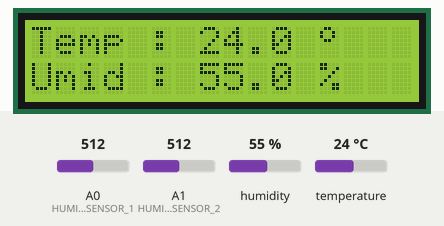
The sketch below on a simulated Arduino Uno, built with avr-gcc and run on an emulated ATmega328P. Parts: 16×2 character LCD. The test bench sets the inputs (shaded band); at power-on: humidity 55 %, A0 (HUMIDITY_SENSOR_1) = 512, A1 (HUMIDITY_SENSOR_2) = 512, temperature 24 °C.

Above: at 1.2 s.
1.3 s: humidity set to 22 %
At 5.2 s:
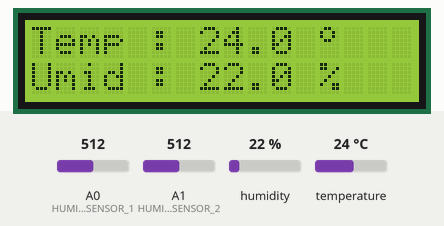
9.8 s: A0 (HUMIDITY_SENSOR_1) set to 716
At 10.8 s:
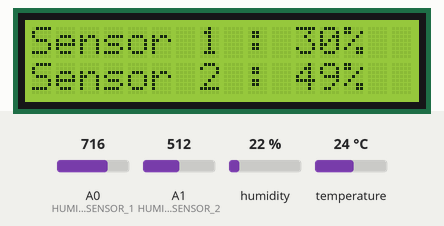
14.9 s: A1 (HUMIDITY_SENSOR_2) set to 716
At 19.9 s:
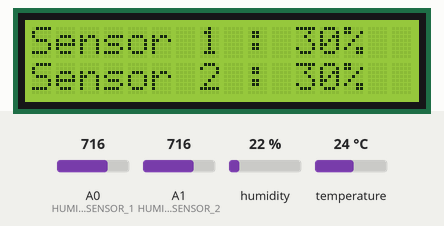
22.0 s: temperature set to 12 °C
At 25.1 s:
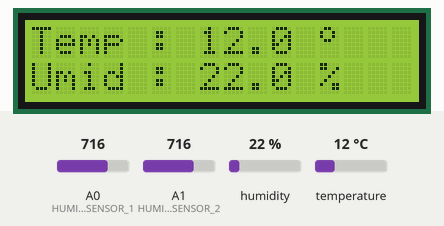
28.2 s: A0 (HUMIDITY_SENSOR_1) set to 992
At 31.8 s:
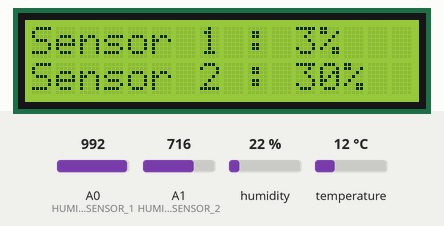
34.3 s: A1 (HUMIDITY_SENSOR_2) set to 992
At 35.7 s:
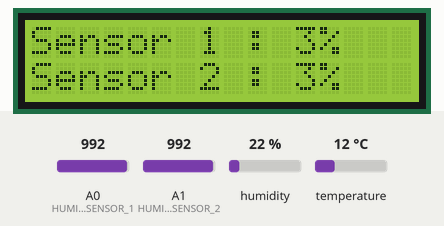
Timing chart, 0 to 37.3 s (numbered marks = the images above; inputs shaded):
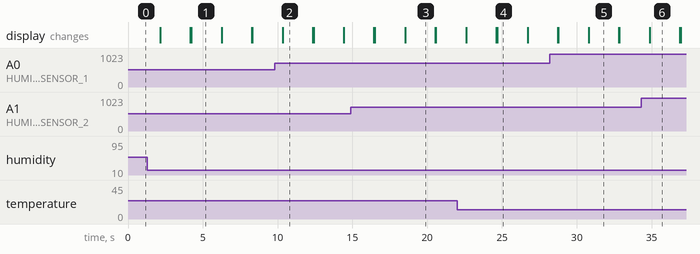

The sketch:

sensor-temperatura.ino
```cpp
/**
 * Sensor de temperatura e umidade de solo com arduino
 *
 * @author Thiago Paes <mrprompt@gmail.com>
 **/
#include <Wire.h>
#include <LCD.h>
#include <LiquidCrystal_I2C.h>
#include <DHT.h>

//Define a ligação ao pino de dados do sensor
#define DHTPIN A3

//Define o tipo de sensor DHT utilizado
#define DHTTYPE DHT11

DHT dht(DHTPIN, DHTTYPE);

#define I2C_ADDR    0x27 // <<----- Add your address here.  Find it from I2C Scanner
#define BACKLIGHT_PIN     3
#define En_pin  2
#define Rw_pin  1
#define Rs_pin  0
#define D4_pin  4
#define D5_pin  5
#define D6_pin  6
#define D7_pin  7

#define HUMIDITY_SENSOR_1 A0
#define HUMIDITY_SENSOR_2 A1

#define MIN_HUMIDITY 70

int n = 1;

LiquidCrystal_I2C  lcd(I2C_ADDR, En_pin, Rw_pin, Rs_pin, D4_pin, D5_pin, D6_pin, D7_pin);

//Array simbolo grau
byte grau[8] = { B00001100,
                 B00010010,
                 B00010010,
                 B00001100,
                 B00000000,
                 B00000000,
                 B00000000,
                 B00000000,
               };

void setup()
{
  Serial.begin(9600); //Inicializa a serial

  lcd.begin (16, 2); //  <<----- My LCD was 16x2
  lcd.clear(); //Limpa o LCD


  // Switch on the backlight
  lcd.setBacklightPin(BACKLIGHT_PIN, POSITIVE);
  lcd.setBacklight(HIGH);
  lcd.home (); // go home

  //Cria o caractere customizado com o simbolo do grau
  lcd.createChar(0, grau);
}

void loop()
{
  float h = dht.readHumidity(); //Le o valor da umidade
  float t = dht.readTemperature(); //Le o valor da temperatura

  lcd.setCursor(0, 0);
  lcd.print("Temp : ");
  lcd.print(" ");
  lcd.setCursor(7, 0);
  lcd.print(t, 1);
  lcd.setCursor(12, 0);

  //Mostra o simbolo do grau formado pelo array
  lcd.write((byte)0);

  //Mostra o simbolo do grau quadrado
  //lcd.print((char)223);

  lcd.setCursor(0, 1);
  lcd.print("Umid : ");
  lcd.print(" ");
  lcd.setCursor(7, 1);
  lcd.print(h, 1);
  lcd.setCursor(12, 1);
  lcd.print("%");

  //Intervalo recomendado para leitura do sensor
  delay(2000);

  lcd.clear();

  int sensor1 = map(analogRead(HUMIDITY_SENSOR_1), 1023, 0, 0, 100);
  int sensor2 = map(analogRead(HUMIDITY_SENSOR_2), 1023, 0, 0, 100);

  lcd.setCursor(0, 0);
  lcd.print("Sensor 1 : ");
  lcd.print(" ");
  lcd.setCursor(11, 0);
  lcd.print(sensor1);
  lcd.print("%");

  lcd.setCursor(0, 1);
  lcd.print("Sensor 2 : ");
  lcd.print(" ");
  lcd.setCursor(11, 1);
  lcd.print(sensor2);
  lcd.print("%");

  delay(2000);

  lcd.clear();
}
```

Measured:
- what the display in image 1 shows lasts 2.1 s, from 4.2 s to 6.3 s
